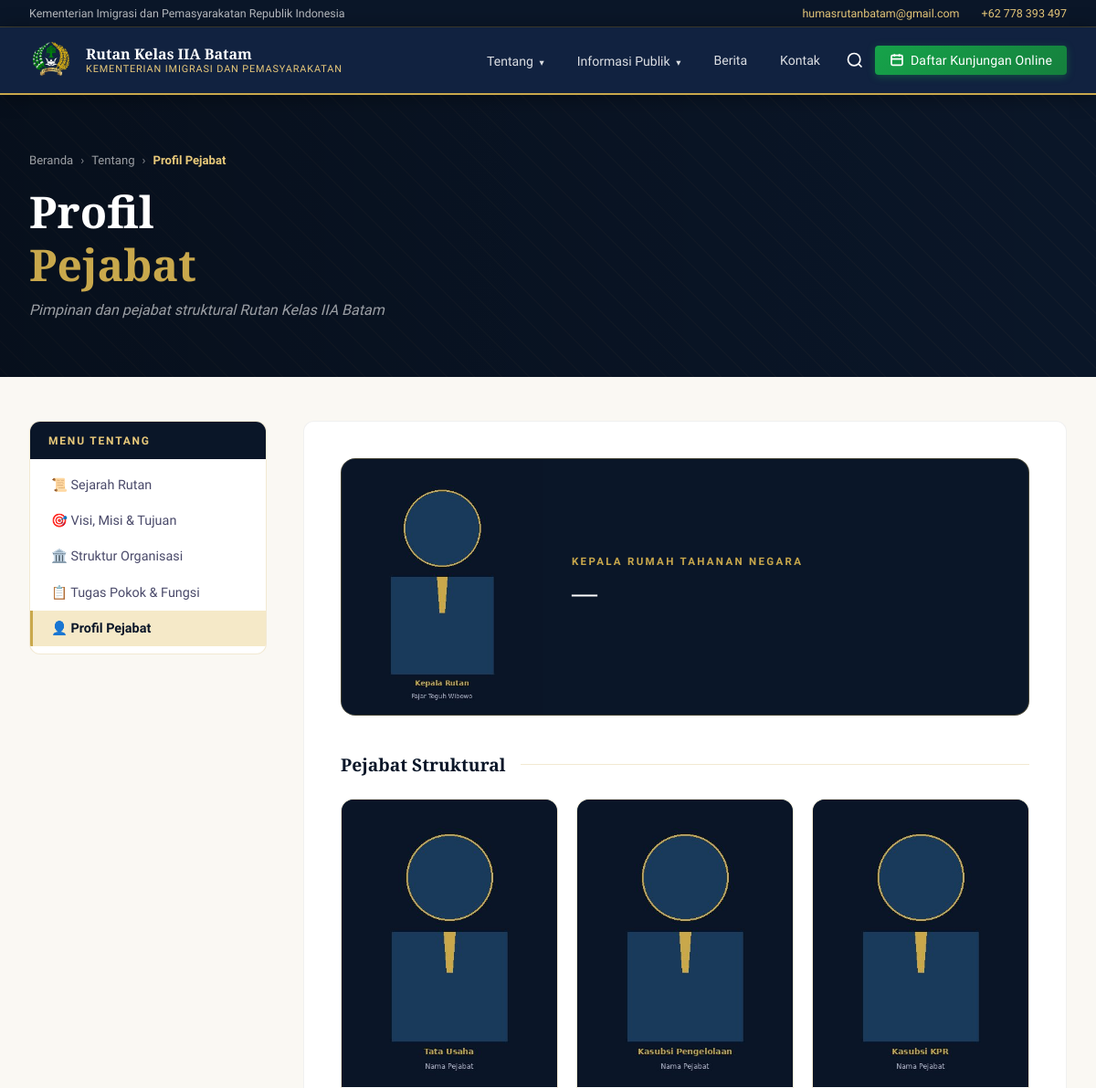
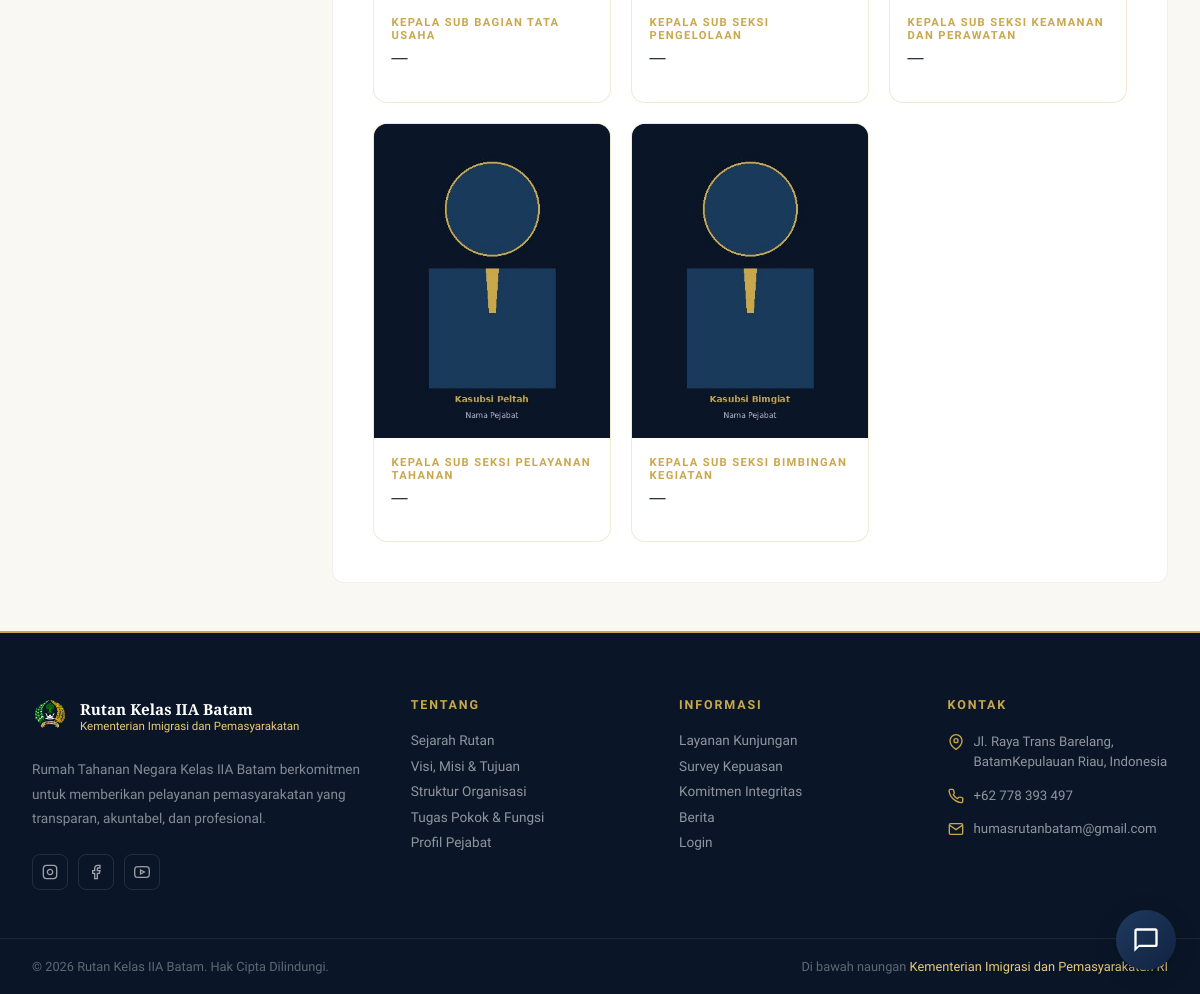
The page /pages/pejabat.php on the database its author committed (2 pictures, top to bottom).
### tables this page shows
CREATE TABLE `kontak_info` (
  `id`          INT AUTO_INCREMENT PRIMARY KEY,
  `kode`        VARCHAR(30) NOT NULL UNIQUE,   
  `label`       VARCHAR(100) NOT NULL,         
  `nilai`       TEXT,                          
  `icon`        VARCHAR(50),                   
  `urutan`      TINYINT DEFAULT 0,
  `aktif`       TINYINT(1) DEFAULT 1,
  `updated_at`  TIMESTAMP DEFAULT CURRENT_TIMESTAMP ON UPDATE CURRENT_TIMESTAMP
);

CREATE TABLE `pejabat` (
  `id`          INT AUTO_INCREMENT PRIMARY KEY,
  `kode`        VARCHAR(50) NOT NULL UNIQUE,    
  `jabatan`     VARCHAR(150) NOT NULL,
  `nama`        VARCHAR(150),
  `nip`         VARCHAR(30),
  `pangkat`     VARCHAR(100),
  `pendidikan`  VARCHAR(100),
  `bio`         TEXT,
  `foto`        VARCHAR(255),
  `urutan`      TINYINT DEFAULT 0
);

### backend/includes/helpers.php (called while the page is built, shortened)
<?php
function getKontak(): array {
    $db = getDB();
    $stmt = $db->prepare("SELECT kode, label, nilai, icon FROM kontak_info WHERE aktif = 1 ORDER BY urutan ASC");
    $stmt->execute();
    $rows = $stmt->fetchAll(PDO::FETCH_ASSOC);
    $result = [];
    foreach ($rows as $row) {
        $result[$row['kode']] = $row;
    }
    return $result;
}

### pages/pejabat.php (the view, shortened to what this page needs)
<?php
$db      = getDB();
$pejabat = $db->query("SELECT * FROM pejabat ORDER BY urutan ASC")->fetchAll();
$karutan = null; $lainnya = [];
foreach ($pejabat as $p) {
    if ($p['kode'] === 'karutan') $karutan = $p;
    else $lainnya[] = $p;
}
function fotoUrl($p) {
    return BASE_URL . '/images/' . htmlspecialchars($p['kode']) . '.jpg';
}
$extraCss     = ['sejarah.css', 'pejabat.css'];
include __DIR__ . '/../header.php';
?>
<div class="page-header">
  <div class="page-header-overlay"></div>
  <div class="page-header-inner">
    <div class="breadcrumb">
      <a href="<?= BASE_URL ?>/index.php">Beranda</a>
      <span>›</span>
      <a href="#">Tentang</a>
      <span>›</span>
      <span class="breadcrumb-active">Profil Pejabat</span>
    </div>
    <h1 class="page-title">Profil<br/><span>Pejabat</span></h1>
    <p class="page-subtitle">Pimpinan dan pejabat struktural Rutan Kelas IIA Batam</p>
  </div>
</div>
<main class="page-main">
  <div class="page-container">
    <aside class="page-sidebar">
      <div class="sidebar-title">Menu Tentang</div>
      <ul class="sidebar-menu">
        <li><a href="<?= BASE_URL ?>/sejarah">📜 Sejarah Rutan</a></li>
        <li><a href="<?= BASE_URL ?>/visi-misi">🎯 Visi, Misi &amp; Tujuan</a></li>
        <li><a href="<?= BASE_URL ?>/struktur">🏛️ Struktur Organisasi</a></li>
        <li><a href="<?= BASE_URL ?>/tupoksi">📋 Tugas Pokok &amp; Fungsi</a></li>
        <li><a href="<?= BASE_URL ?>/pejabat" class="active">👤 Profil Pejabat</a></li>
      </ul>
    </aside>
    <article class="page-content">
      <div class="content-body">
        <?php if ($karutan): ?>
        <div class="pejabat-featured">
          <div class="featured-foto">
            <img src="<?= fotoUrl($karutan) ?>" alt="<?= htmlspecialchars($karutan['nama'] ?? 'Kepala Rutan') ?>" loading="lazy"
              onerror="this.style.display='none'; this.nextElementSibling.style.display='flex'"/>
          </div>
          <div class="featured-info">
            <div class="featured-jabatan-label"><?= htmlspecialchars($karutan['jabatan']) ?></div>
            <h2 class="featured-nama"><?= htmlspecialchars($karutan['nama'] ?? '—') ?></h2>
          </div>
        </div>
        <?php endif; ?>
        <?php if (!empty($lainnya)): ?>
        <div class="pejabat-seksi-title">
          <h3>Pejabat Struktural</h3>
          <div class="seksi-line"></div>
        </div>
        <div class="pejabat-grid">
          <?php foreach ($lainnya as $p): ?>
          <div class="pejabat-card">
            <div class="pejabat-foto-wrap">
              <img src="<?= fotoUrl($p) ?>" alt="<?= htmlspecialchars($p['nama'] ?? $p['jabatan']) ?>"
                onerror="this.style.display='none'; this.nextElementSibling.style.display='flex'"/>
            </div>
            <div class="pejabat-card-body">
              <div class="pejabat-jabatan"><?= htmlspecialchars($p['jabatan']) ?></div>
              <div class="pejabat-nama"><?= htmlspecialchars($p['nama'] ?? '—') ?></div>
            </div>
          </div>
          <?php endforeach; ?>
        </div>
        <?php endif; ?>
      </div>
    </article>
  </div>
</main>
<?php include __DIR__ . '/../backend/includes/footer.php'; ?>

### header.php (shortened to what this page needs)
<?php
if (!isset($kontak)) {
    require_once __DIR__ . '/backend/includes/helpers.php';
    $kontak = getKontak();
}
?>
<!DOCTYPE html>
<html lang="id">
<head>
  <link rel="stylesheet" href="<?= BASE_URL ?>/css/style.css"/>
  <?php if (!empty($extraCss)): foreach ($extraCss as $css): ?>
  <link rel="stylesheet" href="<?= BASE_URL ?>/css/<?= $css ?>"/>
  <?php endforeach; endif; ?>
</head>
<body>
<div class="topbar">
  <div class="topbar-inner">
    <span>Kementerian Imigrasi dan Pemasyarakatan Republik Indonesia</span>
    <div class="topbar-links">
      <a href="mailto:<?= htmlspecialchars($kontak['email']['nilai'] ?? '') ?>"><?= htmlspecialchars($kontak['email']['nilai'] ?? '') ?></a>
      <a href="tel:<?= preg_replace('/[^0-9+]/', '', $kontak['telepon']['nilai'] ?? '') ?>"><?= htmlspecialchars($kontak['telepon']['nilai'] ?? '') ?></a>
    </div>
  </div>
</div>
<nav>
  <div class="nav-inner">
    <a href="<?= BASE_URL ?>/index.php" class="nav-brand">
      <div class="nav-logo-circle">
        <img src="<?= BASE_URL ?>/images/logo.png" alt="Logo Rutan Kelas IIA Batista - Lembaga Pemasyarakatan Kementerian Imigrasi dan Pemasyarakatan"/>
      </div>
      <div class="nav-brand-text">
        <span class="main">Rutan Kelas IIA Batam</span>
        <span class="sub">Kementerian Imigrasi dan Pemasyarakatan</span>
      </div>
    </a>
    <div class="nav-links" id="navLinks">
      <div class="dropdown">
        <a href="#">Tentang <span class="nav-caret">▾</span></a>
      </div>
      <div class="dropdown">
        <a href="#">Informasi Publik <span class="nav-caret">▾</span></a>
      </div>
      <a href="<?= BASE_URL ?>/berita">Berita</a>
      <a href="<?= BASE_URL ?>/index.php#kontak">Kontak</a>
      <button class="nav-search-btn" onclick="bukaSearchModal()" title="Cari">
        <svg viewBox="0 0 24 24" fill="none" stroke="currentColor" stroke-width="2" width="20" height="20">
          <circle cx="11" cy="11" r="8"/><path d="m21 21-4.35-4.35"/>
        </svg>
      </button>
      <a href="https://forms.gle/euo3Yx94T4jp5GYXA"
         class="nav-kunjungan-btn"
         target="_blank"
         rel="noopener noreferrer">
        <svg viewBox="0 0 24 24" fill="none" stroke="currentColor" stroke-width="2.5" width="16" height="16">
          <rect x="3" y="4" width="18" height="16" rx="2"/>
          <path d="M8 2v4M16 2v4M3 10h18"/>
        </svg>
        Daftar Kunjungan Online
      </a>
    </div>
  </div>
</nav>
<div class="chatbot-widget">
  <button class="chatbot-toggle" id="chatbotToggle" aria-label="Buka FAQ">
    <svg class="chat-icon" viewBox="0 0 24 24"><path d="M20 2H4c-1.1 0-2 .9-2 2v18l4-4h14c1.1 0 2-.9 2-2V4c0-1.1-.9-2-2-2zm0 14H6l-2 2V4h16v12z"/></svg>
  </button>
</div>

### backend/includes/footer.php (shortened to what this page needs)
<?php
$baseUrl = defined('BASE_URL') ? BASE_URL : '';
?>
<footer>
  <div class="footer-main">
    <div class="footer-col footer-col-brand">
      <div class="footer-brand-logo">
        <div class="footer-logo-circle">
          <img src="<?= $baseUrl ?>/images/logo.png" alt="Logo Rutan Kelas IIA Batam"/>
        </div>
        <div class="footer-brand-name">
          Rutan Kelas IIA Batam
          <span>Kementerian Imigrasi dan Pemasyarakatan</span>
        </div>
      </div>
      <p class="footer-about">Rumah Tahanan Negara Kelas IIA Batam berkomitmen untuk memberikan pelayanan pemasyarakatan yang transparan, akuntabel, dan profesional.</p>
      <div class="footer-socials">
        <a href="https://www.instagram.com/rutan.batam/" class="social-btn" title="Instagram">
          <svg viewBox="0 0 24 24" fill="none" stroke="currentColor" stroke-width="2"><rect x="2" y="2" width="20" height="20" rx="5" ry="5"/><path d="M16 11.37A4 4 0 1 1 12.63 8 4 4 0 0 1 16 11.37z"/><line x1="17.5" y1="6.5" x2="17.51" y2="6.5"/></svg>
        </a>
        <a href="https://www.facebook.com/rutanbatam" class="social-btn" title="Facebook">
          <svg viewBox="0 0 24 24" fill="none" stroke="currentColor" stroke-width="2"><path d="M18 2h-3a5 5 0 0 0-5 5v3H7v4h3v8h4v-8h3l1-4h-4V7a1 1 0 0 1 1-1h3z"/></svg>
        </a>
        <a href="https://www.youtube.com/@RutanBatam" class="social-btn" title="YouTube">
        </a>
      </div>
    </div>
    <div class="footer-col">
      <div class="footer-col-title">Tentang</div>
      <div class="footer-links">
        <a href="<?= $baseUrl ?>/sejarah">Sejarah Rutan</a>
        <a href="<?= $baseUrl ?>/visi-misi">Visi, Misi &amp; Tujuan</a>
        <a href="<?= $baseUrl ?>/struktur">Struktur Organisasi</a>
        <a href="<?= $baseUrl ?>/tupoksi">Tugas Pokok &amp; Fungsi</a>
        <a href="<?= $baseUrl ?>/pejabat">Profil Pejabat</a>
      </div>
    </div>
    <div class="footer-col">
      <div class="footer-col-title">Informasi</div>
      <div class="footer-links">
        <a href="<?= $baseUrl ?>/kunjungan">Layanan Kunjungan</a>
        <a href="<?= $baseUrl ?>/survey">Survey Kepuasan</a>
        <a href="<?= $baseUrl ?>/komitmen">Komitmen Integritas</a>
        <a href="<?= $baseUrl ?>/berita">Berita</a>
        <a href="<?= $baseUrl ?>/admin/login.php">Login</a>
      </div>
    </div>
    <div class="footer-col">
      <div class="footer-col-title">Kontak</div>
      <div class="footer-contact-items">
        <div class="footer-contact-item">
          <svg viewBox="0 0 24 24" fill="none" stroke="currentColor" stroke-width="2"><path d="M21 10c0 7-9 13-9 13s-9-6-9-13a9 9 0 0 1 18 0z"/><circle cx="12" cy="10" r="3"/></svg>
          <span><?= strip_tags($kontak['alamat']['nilai'] ?? 'Jl. Raya Trans Barelang, Batam') ?></span>
        </div>
        <div class="footer-contact-item">
          <span><?= htmlspecialchars($kontak['telepon']['nilai'] ?? '') ?></span>
        </div>
        <div class="footer-contact-item">
          <svg viewBox="0 0 24 24" fill="none" stroke="currentColor" stroke-width="2"><path d="M4 4h16c1.1 0 2 .9 2 2v12c0 1.1-.9 2-2 2H4c-1.1 0-2-.9-2-2V6c0-1.1.9-2 2-2z"/><polyline points="22,6 12,13 2,6"/></svg>
          <span><?= htmlspecialchars($kontak['email']['nilai'] ?? '') ?></span>
        </div>
      </div>
    </div>
  </div>
  <div class="footer-bottom">
    <div class="footer-bottom-inner">
      <div class="footer-copy">© <?= date('Y') ?> Rutan Kelas IIA Batam. Hak Cipta Dilindungi.</div>
      <div class="footer-kemenimipas">Di bawah naungan <span>Kementerian Imigrasi dan Pemasyarakatan RI</span></div>
    </div>
  </div>
</footer>
</body>
</html>

### css/style.css (style rules this page uses)
:root { --navy: #0a1628; --navy-mid: #112240; --navy-light: #1a3a5c; --gold: #c9a84c; --gold-light: #e8c97a; --gold-pale: #f5e9c8; --cream: #faf8f3; --white: #ffffff; --text-dark: #1a1a2e; --text-mid: #4a4a6a; --text-light: #8888aa; --border: rgba(201, 168, 76, 0.25); }
* { margin: 0; padding: 0; box-sizing: border-box; }
html { scroll-behavior: smooth; }
body { font-family: 'Source Sans 3', sans-serif; background: var(--cream); color: var(--text-dark); overflow-x: hidden; }
.topbar { background: var(--navy); color: rgba(255, 255, 255, 0.7); font-size: 0.78rem; padding: 7px 0; border-bottom: 1px solid rgba(201, 168, 76, 0.3); }
.topbar-inner { max-width: 1200px; margin: 0 auto; padding: 0 2rem; display: flex; justify-content: space-between; align-items: center; gap: 1rem; }
.topbar a { color: var(--gold-light); text-decoration: none; }
.topbar-links { display: flex; gap: 1.5rem; }
nav { background: var(--navy-mid); position: sticky; top: 0; z-index: 1000; box-shadow: 0 2px 20px rgba(0, 0, 0, 0.4); border-bottom: 2px solid var(--gold); }
.nav-inner { max-width: 1200px; margin: 0 auto; padding: 0 2rem; display: flex; align-items: center; justify-content: space-between; height: 72px; }
.nav-brand { display: flex; align-items: center; gap: 14px; text-decoration: none; }
.nav-logo-circle { display: flex; align-items: center; }
.nav-logo-circle img { height: 48px; width: auto; }
.nav-brand-text { display: flex; flex-direction: column; }
.nav-brand-text .main { font-family: 'Playfair Display', serif; font-size: 1rem; font-weight: 700; color: var(--white); line-height: 1.2; }
.nav-brand-text .sub { font-size: 0.68rem; color: var(--gold-light); letter-spacing: 0.08em; text-transform: uppercase; }
.nav-links { display: flex; align-items: center; gap: 0.25rem; }
.nav-links a { color: rgba(255, 255, 255, 0.85); text-decoration: none; font-size: 0.88rem; font-weight: 500; padding: 0.5rem 1rem; border-radius: 4px; transition: all 0.2s; }
.nav-links .dropdown { position: relative; }
.nav-caret { font-size: 0.65rem; margin-left: 3px; }
footer { background: var(--navy); border-top: 2px solid var(--gold); }
.footer-main { max-width: 1200px; margin: 0 auto; padding: 4rem 2rem 3rem; display: grid; grid-template-columns: 1.5fr 1fr 1fr 1fr; gap: 3rem; }
.footer-brand-logo { display: flex; align-items: center; gap: 12px; margin-bottom: 1.25rem; }
.footer-logo-circle { height: 40px; width: auto; object-fit: contain; display: block; }
.footer-logo-circle img { height: 36px; }
.footer-brand-name { font-family: 'Playfair Display', serif; font-size: 0.95rem; color: var(--white); font-weight: 700; line-height: 1.3; }
.footer-brand-name span { display: block; font-size: 0.72rem; color: var(--gold-light); font-family: 'Source Sans 3', sans-serif; font-weight: 400; }
.footer-about { font-size: 0.85rem; color: rgba(255, 255, 255, 0.5); line-height: 1.8; margin-bottom: 1.5rem; }
.footer-socials { display: flex; gap: 10px; }
.social-btn { width: 36px; height: 36px; border-radius: 8px; border: 1px solid rgba(255, 255, 255, 0.1); display: flex; align-items: center; justify-content: center; cursor: pointer; transition: all 0.2s; text-decoration: none; }
.social-btn svg { width: 16px; height: 16px; color: rgba(255, 255, 255, 0.6); }
.footer-col-title { font-size: 0.78rem; font-weight: 700; letter-spacing: 0.15em; text-transform: uppercase; color: var(--gold); margin-bottom: 1.25rem; }
.footer-links { display: flex; flex-direction: column; gap: 0.6rem; }
.footer-links a { font-size: 0.85rem; color: rgba(255, 255, 255, 0.55); text-decoration: none; transition: color 0.2s; }
.footer-contact-items { display: flex; flex-direction: column; gap: 0.85rem; }
.footer-contact-item { display: flex; gap: 10px; align-items: flex-start; }
.footer-contact-item svg { width: 16px; height: 16px; color: var(--gold); flex-shrink: 0; margin-top: 2px; }
.footer-contact-item span { font-size: 0.83rem; color: rgba(255, 255, 255, 0.55); line-height: 1.5; }
.footer-bottom { border-top: 1px solid rgba(255, 255, 255, 0.08); padding: 1.25rem 2rem; }
.footer-bottom-inner { max-width: 1200px; margin: 0 auto; display: flex; justify-content: space-between; align-items: center; flex-wrap: wrap; gap: 0.75rem; }
.footer-copy { font-size: 0.8rem; color: rgba(255, 255, 255, 0.35); }
.footer-kemenimipas { font-size: 0.8rem; color: rgba(255, 255, 255, 0.35); }
.footer-kemenimipas span { color: var(--gold-light); }

### rows shown on the page
kontak_info: nilai "humasrutanbatam@gmail.com"
kontak_info: nilai "+62 778 393 497"
pejabat: kode (picture), jabatan "KEPALA RUMAH TAHANAN NEGARA", nama "—"
pejabat: kode (picture), jabatan "KEPALA SUB BAGIAN TATA USAHA", nama "—"
pejabat: kode (picture), jabatan "KEPALA SUB SEKSI PENGELOLAAN", nama "—"
pejabat: kode (picture), jabatan "KEPALA SUB SEKSI KEAMANAN DAN PERAWATAN", nama "—"
pejabat: kode (picture), jabatan "KEPALA SUB SEKSI PELAYANAN TAHANAN", nama "—"
pejabat: kode (picture), jabatan "KEPALA SUB SEKSI BIMBINGAN KEGIATAN", nama "—"
kontak_info: nilai "Jl. Raya Trans Barelang, BatamKepulauan Riau, Indonesia"
